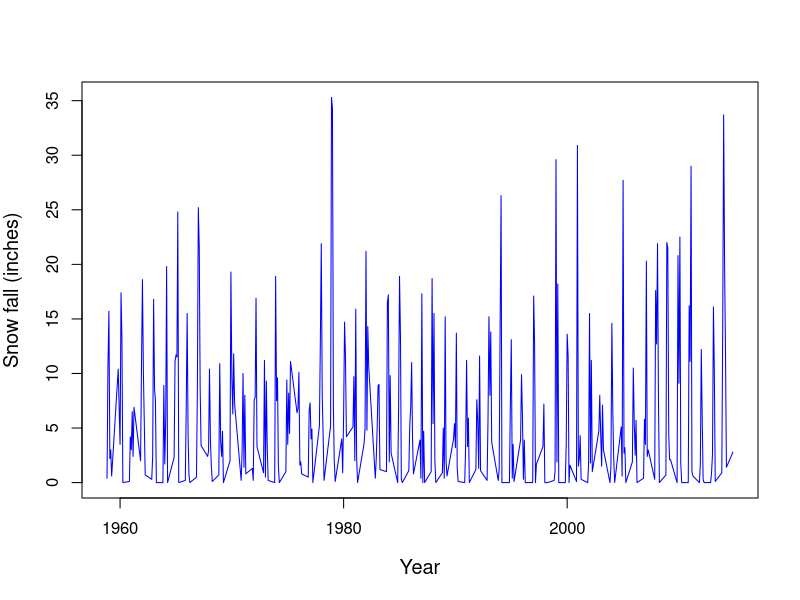
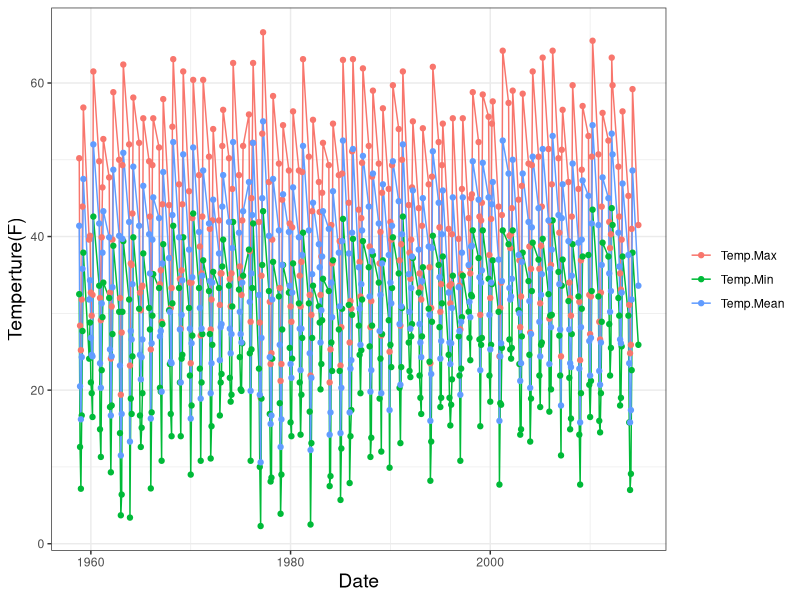

Source code (R) for these figures, in order:
## ---- chunk 1

require(ggplot2)
dat <- read.csv("NORR.csv")
df1 <- subset(dat[, c("Date", "Snow.Fall")])
df5 <- transform(df1, Date = as.POSIXct(strptime(df1$Date, format = "%Y%m%d")))

plot(df5$Date, df5$Snow.Fall, type= "l", xlab= "Year", ylab = "Snow fall (inches)", cex.lab=1.2, cex.axis=1.0, col="blue")

## ---- chunk 2
require(ggplot2)
require(reshape2)
#Temp
dat <- read.csv("NORR.csv")
tmp <- subset(dat[, c("Date", "Temp.Max","Temp.Min", "Temp.Mean")])
tmp1 <- transform(tmp, Date = as.character(strptime(tmp$Date, format = "%Y%m%d")))
tmp2 = melt(tmp1, id = "Date")
tmp2$Date <- as.POSIXct(tmp2$Date)
colnames(tmp2) <- c("Date", "variable", "Temp")

ggplot(tmp2, aes(x = Date, y = Temp, group = variable, 
    colour = variable)) +
    geom_line() +
    ylab('Temperture(F)') +
    geom_point() +
    theme_bw() +
    scale_fill_discrete(name="",
                         breaks=c("Temp.Max","Temp.Min", "Temp.Mean"),
                         labels=c("Temp.Max","Temp.Min", "Temp.Mean")) +
    theme(legend.position = 'right', legend.title=element_blank()) + 
    theme(axis.title=element_text(size=14))

